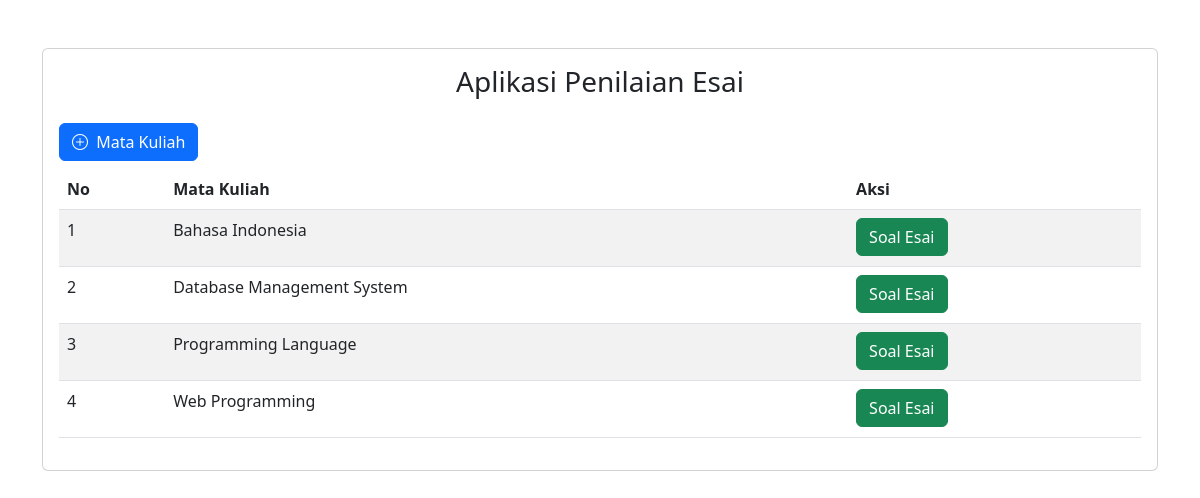
The page / on the database its author committed.
### tables this page shows
CREATE TABLE `mata_kuliah` (
  `kd_matkul` varchar(6) NOT NULL,
  `nama_matkul` varchar(50) NOT NULL
);

### application/controllers/Essay.php (called while the page is built, shortened)
<?php
class Essay extends CI_Controller
{
    public function __construct()
    {
        $this->load->model('essay_model');
        $this->load->helper('url');
    }
    public function index()
    {
        $this->mata_kuliah = $this->essay_model->show_data("kd_matkul, nama_matkul", 'mata_kuliah');
        $this->load->view('template/header');
        $this->load->view('home_view', ['no' => 1, 'mata_kuliah' => $this->mata_kuliah]);
        $this->load->view('template/footer');
    }
}

### index.php (called while the page is built, shortened)
<?php
require_once BASEPATH.'core/CodeIgniter.php';

### application/models/Essay_model.php (called while the page is built, shortened)
<?php
class Essay_model extends CI_Model
{
    public function show_data(string $column, string $table, array $param = null)
    {
        $this->db->select($column);
        if (!is_null($param)) {
            $query = $this->db->get_where($table, $param);
        } else {
            $query = $this->db->get($table);
        }
        return $query->result();
    }
}

### application/views/home_view.php (the view, shortened to what this page needs)
<div class="d-grid gap-2 d-md-flex justify-content-md-start">
    <button class="btn btn-primary my-2" data-bs-toggle="modal" data-bs-target="#tambahDataMatkul"><i class="bi bi-plus-circle me-1"></i> Mata Kuliah</button>
</div>
<table class="table caption-top table-striped">
    <thead>
        <tr>
            <th>No</th>
            <th>Mata Kuliah</th>
            <th>Aksi</th>
        </tr>
    </thead>
    <tbody>
        <?php
        if (count($mata_kuliah) !== 0) {
            foreach ($mata_kuliah as $key => $matkul) {
        ?>
                <tr>
                    <td>
                        <p><?= $key + 1; ?></p>
                    </td>
                    <td>
                        <p><?= $matkul->nama_matkul; ?></p>
                    </td>
                    <td>
                        <a href="<?= base_url('essay/soal_view/' . $matkul->kd_matkul); ?>" class="btn btn-success">Soal Esai</a>
                    </td>
                </tr>
        <?php
            }
        } else { ?>
            <tr><td colspan="3"><p class="text-center">Matkul Belum Tersedia</p></td></tr>
            <?php }
        ?>
    </tbody>
</table>

### rows shown on the page
mata_kuliah: nama_matkul "Bahasa Indonesia"
mata_kuliah: nama_matkul "Database Management System"
mata_kuliah: nama_matkul "Programming Language"
mata_kuliah: nama_matkul "Web Programming"
